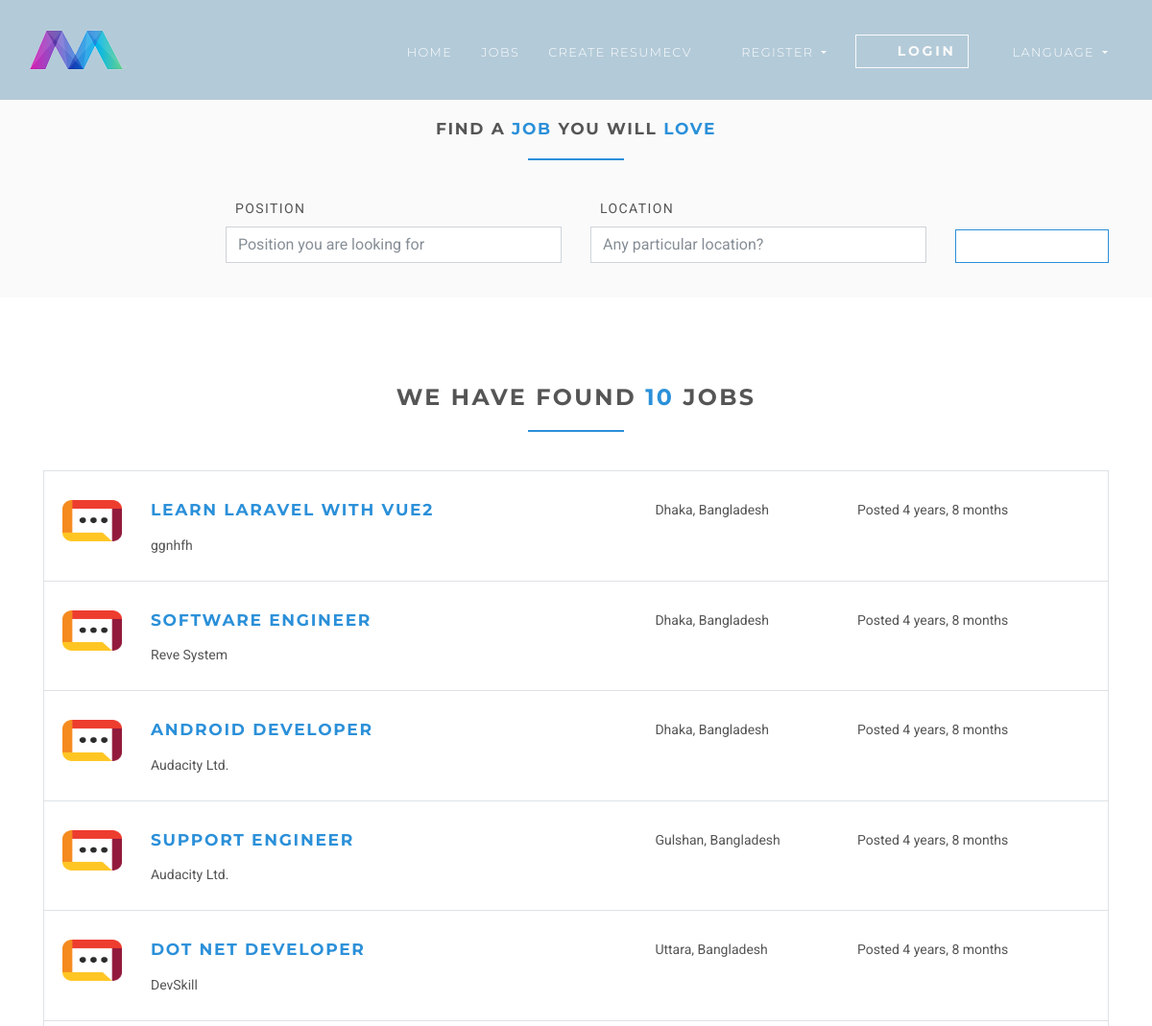
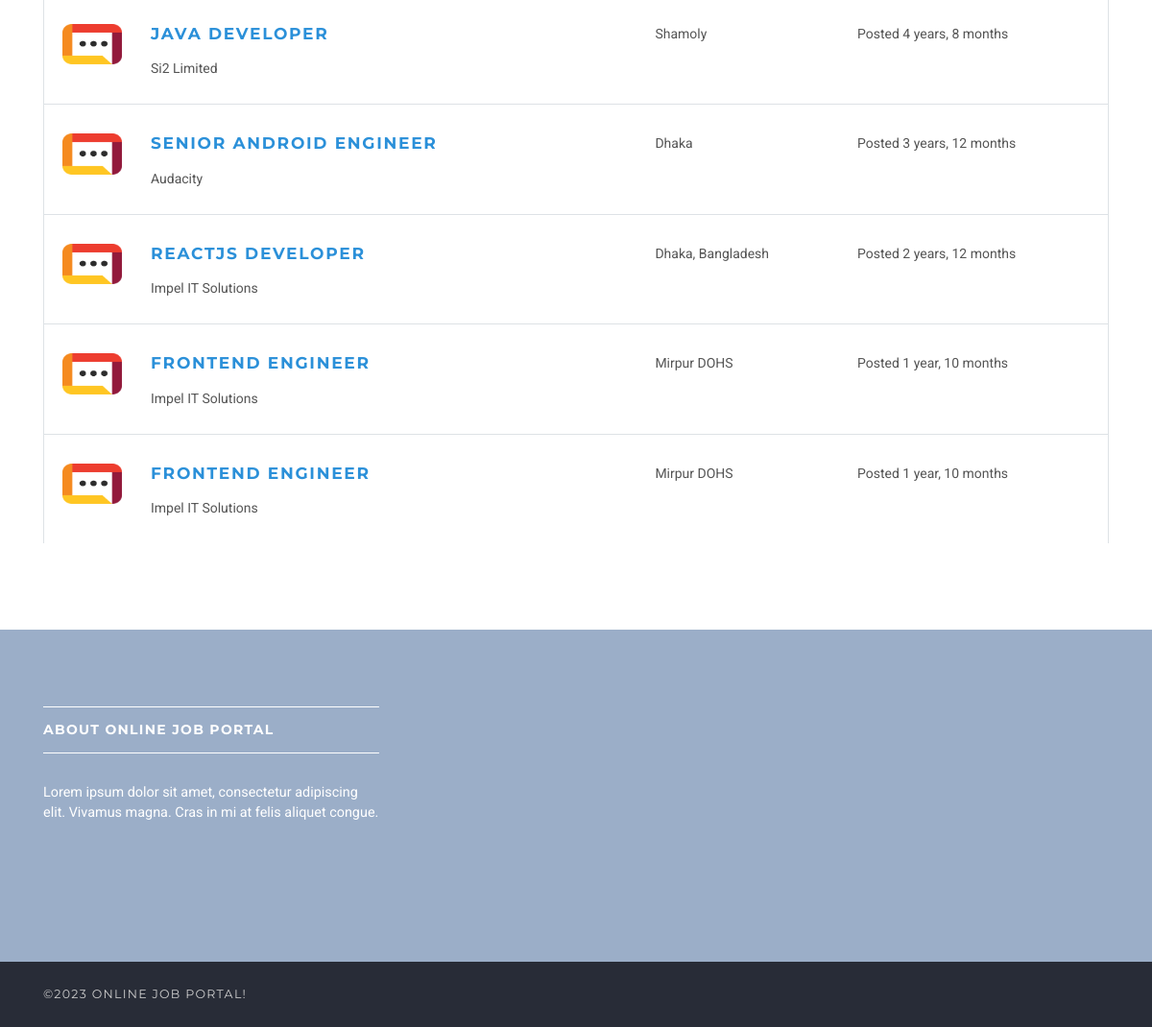
/en/search/, run on the app's committed database (2 pictures, top to bottom).
### jobsapp/models.py (models this page shows, shortened)
class Job(models.Model):
    user = models.ForeignKey(User, on_delete=models.CASCADE)
    title = models.CharField(max_length=300)
    description = models.TextField()
    location = models.CharField(max_length=150)
    type = models.CharField(choices=JOB_TYPE, max_length=10)
    category = models.CharField(max_length=100)
    last_date = models.DateTimeField()
    company_name = models.CharField(max_length=100)
    company_description = models.CharField(max_length=300)
    website = models.CharField(max_length=100, default="")
    created_at = models.DateTimeField(default=timezone.now)
    filled = models.BooleanField(default=False)
    salary = models.IntegerField(default=0, blank=True)
    tags = models.ManyToManyField(Tag)
    vacancy = models.IntegerField(default=1)
    objects = JobManager()
    class Meta:
        ordering = ["id"]

### jobsapp/views/home.py (the view)
# urls.py: path("search/", SearchView.as_view(), name="search"),
class SearchView(ListView):
    model = Job
    template_name = "jobs/search.html"
    context_object_name = "jobs"
    def get_queryset(self):
        return self.model.objects.filter(
            location__contains=self.request.GET.get("location", ""),
            title__contains=self.request.GET.get("position", ""),
        )

### templates/jobs/search.html (shortened to what this page needs)
{% extends 'base.html' %}
{% load static %}
{% block content %}
    <section class="job-form-section job-form-section--compressed">
        <div class="container">
            <h4 class="heading">Find a <span class="accent">job </span> you will <span class="accent">love</span></h4>
            <form id="job-main-form" method="get" action="#" class="job-main-form">
                <div class="controls">
                    <div class="row align-items-end">
                        <div class="col-sm-1 col-lg-2"></div>
                        <div class="col-sm-5 col-lg-4 form-group">
                            <label for="profession">Position</label>
                            <input type="text" id="position" name="position"
                                   placeholder="Position you are looking for" class="form-control">
                        </div>
                        <div class="col-sm-5 col-lg-4 form-group">
                            <label for="location">Location</label>
                            <input type="text" id="location" name="location" placeholder="Any particular location?"
                                   value="" class="form-control">
                        </div>
                        <div class="col-sm-1 col-lg-2 form-group">
                            <button type="submit" name="name"
                                    class="btn btn-outline-white-primary job-main-form__button">
                                <i class="fa fa-search"></i>
                            </button>
                        </div>
                    </div>
                </div>
            </form>
        </div>
    </section>
    <section>
        <div class="container">
            <h3 class="heading">We have found <span class="accent">{{ jobs.count }}</span> jobs</h3>
            {% for job in jobs %}
                <div class="job-listing  ">
                    <div class="row">
                        <div class="col-md-12 col-lg-6">
                            <div class="row">
                                <div class="col-2">
                                    <img src="{% static 'img/company-1.png' %}"
                                         alt="Ipsioou " class="img-fluid">
                                </div>
                                <div class="col-10">
                                    <h4 class="job__title"><a
                                            href="{% url 'jobs:jobs-detail' job.id %}">{{ job.title }}</a></h4>
                                    <p class="job__company">
                                        {{ job.company_name }}
                                    </p>
                                </div>
                            </div>
                        </div>
                        <div class="col-10 col-md-3 col-lg-2 ml-auto"><i class="fa fa-map-marker job__location"></i>
                            {{ job.location }}
                        </div>
                        <div class="col-10 col-md-3 col-lg-3 ml-auto">
                            <p>Posted {{ job.created_at|timesince }}</p>
                        </div>
                    </div>
                </div>
            {% endfor %}
        </div>
    </section>
{% endblock %}

### static/css/style.default.css (style rules this page uses)
html { height:100% }
body { height:100% }
section { position:relative;padding-top:90px;padding-bottom:90px }
button { cursor:pointer }
.heading { text-align:center;margin-bottom:40px }
.heading:after { content:" ";display:block;width:100px;height:2px;margin:20px auto 20px;background:#2b90d9 }
a,button { -webkit-transition:all .2s ease-out;transition:all .2s ease-out }
a i.fa,button i.fa { margin:0 5px }
.accent { color:#2b90d9 }
.job-form-section { padding:80px 0;background:#fafafa }
.job-form-section .job-main-form { margin-bottom:40px }
.job-form-section .job-main-form label { text-transform:uppercase;letter-spacing:0.1em;margin-left:10px }
.job-form-section.job-form-section--compressed { padding:20px }
.job-form-section.job-form-section--compressed .job-main-form { margin-bottom:0 }
.job-main-form__button { margin-top:15px;display:block;width:100% }
.job-listing { border:solid 1px #dee2e6;border-bottom:none;padding-top:30px;padding-bottom:10px;padding-left:19px;padding-right:15px;clear:both;-webkit-transition:all .2s ease-out;transition:all .2s ease-out }
.job__title { margin-top:0 }
.job__location { margin-right:5px;color:#868e96 }
.btn { font-weight:700;font-family:"Montserrat",Helvetica,Arial,sans-serif;border:1px solid transparent;text-transform:uppercase;letter-spacing:0.2em;padding:.375rem .75rem;font-size:.875rem;line-height:1.5;border-radius:0;-webkit-transition:background-color 0.15s ease-in-out,border-color 0.15s ease-in-out,-webkit-box-shadow 0.15s ease-in-out;transition:background-color 0.15s ease-in-out,border-color 0.15s ease-in-out,-webkit-box-shadow 0.15s ease-in-out;transition:background-color 0.15s ease-in-out,border-color 0.15s ease-in-out,box-shadow 0.15s ease-in-out;transition:background-color 0.15s ease-in-out,border-color 0.15s ease-in-out,box-shadow 0.15s ease-in-out,-webkit-box-shadow 0.15s ease-in-out }
.btn-outline-white-primary { color:#2b90d9;background-color:#fff;background-image:none;border-color:#2b90d9 }
body { font-family:"Roboto",Helvetica,Arial,sans-serif;font-size:.875rem;font-weight:400;line-height:1.5;color:#555;background-color:#fff }
a { color:#2b90d9;text-decoration:none }
h1,h2,h3,h4,h5,h6,.h1,.h2,.h3,.h4,.box-simple h3,.box-image .name h3,.box-image-text .top .name h3,.box-image-text .top .name h4,.h5,.h6 { margin-bottom:1rem;font-family:"Montserrat",Helvetica,Arial,sans-serif;font-weight:700;line-height:1.2;color:#555;text-transform:uppercase;letter-spacing:0.1em }
h3,.h3 { font-size:1.4875rem }
h4,.h4,.box-simple h3,.box-image .name h3,.box-image-text .top .name h3,.box-image-text .top .name h4 { font-size:1.0675rem }
.form-control { padding:.375rem .75rem;font-size:1rem;line-height:1.5;color:#868e96;background-color:#fff;border:1px solid #ced4da;border-radius:0;-webkit-transition:border-color ease-in-out 0.15s,-webkit-box-shadow ease-in-out 0.15s;transition:border-color ease-in-out 0.15s,-webkit-box-shadow ease-in-out 0.15s;transition:border-color ease-in-out 0.15s,box-shadow ease-in-out 0.15s;transition:border-color ease-in-out 0.15s,box-shadow ease-in-out 0.15s,-webkit-box-shadow ease-in-out 0.15s }
.form-control::placeholder { color:#868e96 }

### data on the page
Job: title "LEARN LARAVEL WITH VUE2", company_name "ggnhfh", location "Dhaka, Bangladesh", created_at "4 years, 8 months"
Job: title "SOFTWARE ENGINEER", company_name "Reve System", location "Dhaka, Bangladesh", created_at "4 years, 8 months"
Job: title "ANDROID DEVELOPER", company_name "Audacity Ltd.", location "Dhaka, Bangladesh", created_at "4 years, 8 months"
Job: title "SUPPORT ENGINEER", company_name "Audacity Ltd.", location "Gulshan, Bangladesh", created_at "4 years, 8 months"
Job: title "DOT NET DEVELOPER", company_name "DevSkill", location "Uttara, Bangladesh", created_at "4 years, 8 months"
Job: title "JAVA DEVELOPER", company_name "Si2 Limited", location "Shamoly", created_at "4 years, 8 months"
Job: title "SENIOR ANDROID ENGINEER", company_name "Audacity", location "Dhaka", created_at "3 years, 12 months"
Job: title "REACTJS DEVELOPER", company_name "Impel IT Solutions", location "Dhaka, Bangladesh", created_at "2 years, 12 months"
Job: title "FRONTEND ENGINEER", company_name "Impel IT Solutions", location "Mirpur DOHS", created_at "1 year, 10 months"
Job: title "FRONTEND ENGINEER", company_name "Impel IT Solutions", location "Mirpur DOHS", created_at "1 year, 10 months"

### other printed values
{{ jobs.count }} "10"
